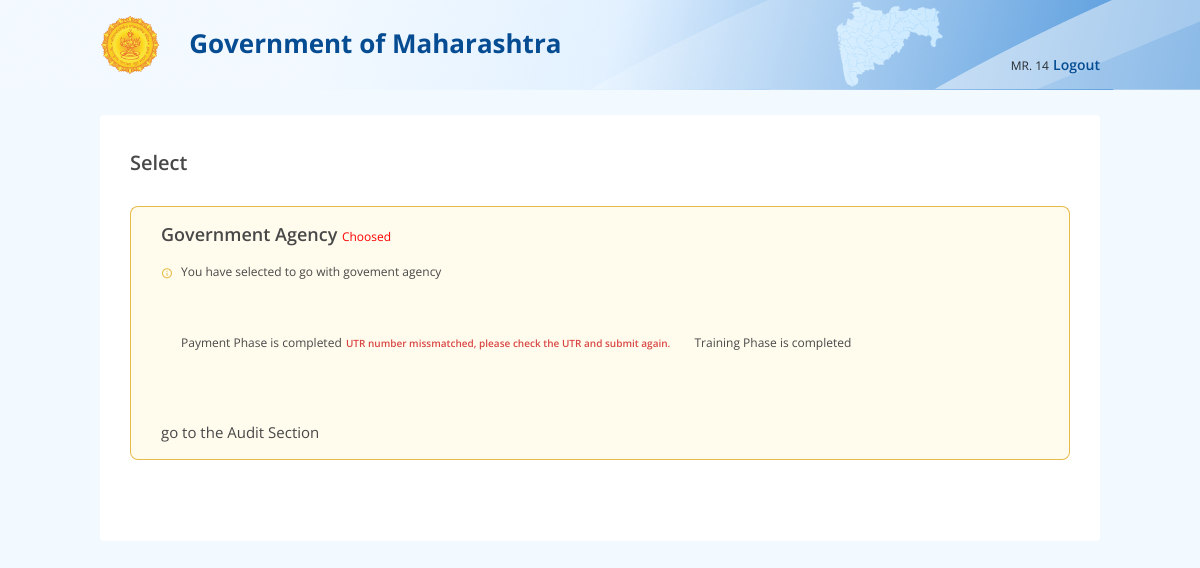
Screenshot of / (signed in) with the database file from the repository.
### portal/models.py (models this page shows, shortened)
class User(AbstractUser):
    is_gp = models.BooleanField(default=False)
    is_observar = models.BooleanField(default=False)
    is_accountant = models.BooleanField(default=False)
    is_director = models.BooleanField(default=False)
    class Meta:
        verbose_name = "User"
        verbose_name_plural = "Users"
    def __str__(self):
        return str(self.id)

class Agency(models.Model):
    user = models.ForeignKey("User", verbose_name="user_agency", on_delete=models.CASCADE)
    choose_goverment = models.BooleanField(default=False)
    choose_local = models.BooleanField(default=False)
    date = models.DateTimeField( auto_now=True)

### portal/views.py (the view, shortened to what this page needs)
# urls.py: path('', views.home, name="home"),
@login_required
def home(request):
    agency = Agency.objects.filter(user = request.user)
    gov_choose = GovermentForm()
    pub_form = PublicForm()
    trainning, pay, audit_pdf, cert, account_approve = '', '', '', '', ''
    try:
        pay = Payment.objects.get(user=Grampanchayat.objects.get(user = request.user.id))
        audit_pdf = AuditDocument.objects.filter(user=request.user.id)
        cert = Certificate.objects.filter(user=request.user.id)
        trainning = Trainning.objects.get(user=Grampanchayat.objects.get(user = request.user.id))
        account_approve = AccountantApprovel.objects.filter(gp_user=Grampanchayat.objects.get(user = request.user.id)).exclude(remark__contains="paid")
    except:
        pass
    return render(request, template_name="home.html", context={ 'gov_form' : gov_choose, 'pub_form' : pub_form, 'agency' : agency, 'pay' : pay, 'trainning' : trainning, 'audit_pdf' : audit_pdf, 'cert' : cert, 'account_approve' : account_approve})

### portal/templates/home.html (shortened to what this page needs)
<!doctype html>
<html lang="en">
  <head>
    {% load static %}
    <link rel="stylesheet" href="https://cdn.jsdelivr.net/npm/bootstrap@4.5.3/dist/css/bootstrap.min.css">
    <link rel="stylesheet" href="{% static 'css/style.css' %}">
  </head>
  <body>
    <header>
        <div class="container">
            <h1>
                <a href="{% url 'portal:home' %}">
                    <img class="img-fluid" src="{% static 'img/logo.png' %}" alt="head-logo">
                </a>
            </h1>
            <p class="head">Government of Maharashtra</p>
            {% if request.user.is_authenticated %}
              <div class="name-log">
                <p class="user-name">MR. {{ request.user }}</p>
                <a href="{% url 'logout' %}">Logout</a>
              </div>
            {% endif %}
        </div>
    </header>
    {% block content %}
    <div class="container">
        <div class="outer">
            <h3 class="selection">Select</h3>
            <div class="agency-selection home">
                <ul class="ul">
                {% if request.user.is_gp %}
                  {% if agency %}
                    {% for age in agency %}
                      {% if age.choose_goverment %}
                        <li class="lists">
                            <a>
                              <h5>Government Agency <small>Choosed</small></h5>
                              <p class="pos-rel">You have selected to go with govement agency</p>
                              {% if pay %}
                                <p class="lins">Payment Phase is completed</p>
                                  <span class="mismatched">UTR number missmatched, please check the UTR and submit again.</span>
                              {% else %}
                                <a class="lins" href="{% url 'portal:payments' %}">go to the payment</a>
                              {% endif %}
                              {% if trainning %}
                                <p class="lins">Training Phase is completed</p>
                                {% if not audit_pdf %}<a class="lins" href="{% url 'portal:three' %}">go to the Audit Section</a>
                                {% endif %}
                              {% else %}
                                {% comment %} <a class="lins" href="{% url 'portal:two' %}">go to the Trainning Section</a> {% endcomment %}
                              {% endif %}
                            </a>
                        </li>
                      {% endif %}
                    {% endfor %}
                  {% endif %}
                {% endif %}
                </ul>
            </div>
        </div>
    </div>
    {% endblock content %}
  </body>
</html>

### portal/static/css/style.css (style rules this page uses)
header { background-image: url(../img/headerBG.png);background-repeat: round;background-size: cover;width: 100%;height: 90px;background-position: center }
body { background-color: #F2F9FF;font-family: 'Open Sans', sans-serif;font-weight: 400;color:#054C92; }
header h1 { width: 60px;height: auto;padding: 15px 0px;display: inline-block;vertical-align: middle; }
a { display: block; }
.container { max-width: 1030px; }
ul li { list-style-type: none; }
.pos-rel { position: relative; }
.outer { background-color: white;padding: 35px 30px 65px 30px;margin-top: 25px;border-radius: 4px; }
.head { display: inline-block;margin: 0;font-weight: 700;font-size: 26px;line-height: 32px;padding-left: 25px; }
.agency-selection .lists { background: rgba(250, 206, 34, 0.08);border: 1px solid rgba(226, 172, 32, 0.8);box-sizing: border-box; border-radius: 8px;margin: 16px 0; }
.agency-selection .lists a { padding: 15px 30px; }
.agency-selection .lists a p::before,.des::before { content: '';position: absolute;left: 0;background-image: url(../img/info_yellow.svg);transform: translateY(20%);height: 100%;width: 100%;background-repeat: no-repeat; }
.agency-selection .lists a p { padding-left: 20px;font-size: 12px;line-height: 16px;color: #484848;margin-bottom: 40px;margin-top: 15px; }
.selection { margin-bottom: 30px;font-weight: 600;font-size: 20px;line-height: 26px;color: #484848; }
.lists h5 { font-weight: 600;font-size: 18px;line-height: 25px;color: #484848; }
.name-log { float: right;padding-top: 50px; }
.name-log * { display: inline-block;vertical-align: bottom;margin: 0; }
.user-name { font-size: 12px;line-height: 16px;color: #000000;opacity: 0.8; }
.name-log a { font-weight: 600;color: #054C92;font-size: 14px;line-height: 19px; }
.agency-selection ul { padding: 0;border: 1px solid #EBEBEB;border-radius: 4px; }
.home ul { border: none; }
.mismatched { font-weight: 600;font-size: 10px;line-height: 14px;color: #D01B1B;opacity: 0.8; }
h5 small { color: red;font-size: 12px; }
.lins { text-align: center;color: #484848;display: inline-block;font-size: 15px; }

### rows the page displays
User: user "14"
Agency: choose_goverment "Government Agency", shows "You have selected to go with govement agency", shows "UTR number missmatched, please check the UTR and submit again."
